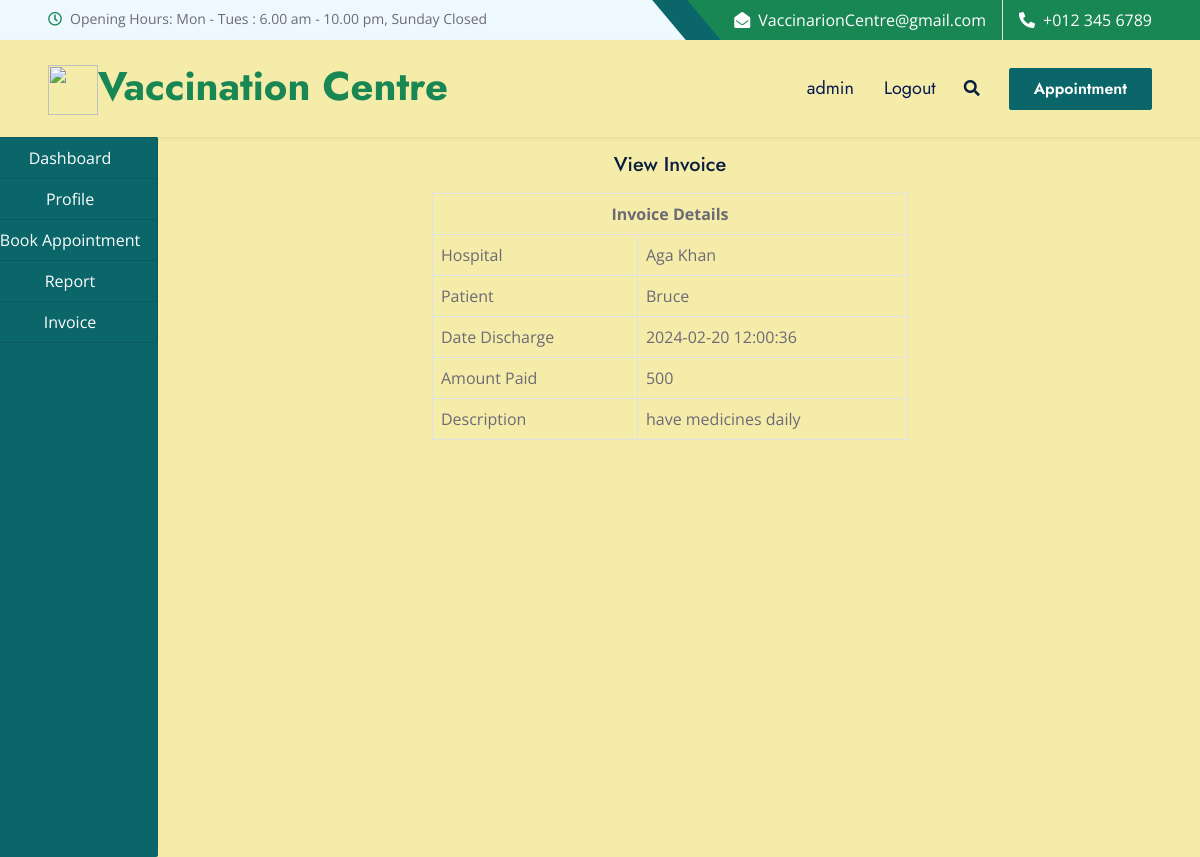
Screenshot of /patient/view.php?id=4 (signed in) with the database file from the repository.
### tables this page shows
CREATE TABLE `income` (
  `id` int(50) NOT NULL,
  `hospital` varchar(50) NOT NULL,
  `patient` varchar(50) NOT NULL,
  `date_vaccination` varchar(50) NOT NULL,
  `amount_paid` varchar(50) NOT NULL,
  `description` varchar(50) NOT NULL
);

### patient/view.php (the view, shortened to what this page needs)
<!DOCTYPE html>
<html lang="en">
<head>
    <link href="https://cdnjs.cloudflare.com/ajax/libs/font-awesome/5.10.0/css/all.min.css" rel="stylesheet">
    <link href="https://cdn.jsdelivr.net/npm/bootstrap-icons@1.4.1/font/bootstrap-icons.css" rel="stylesheet">
    <link href="../assets/lib/owlcarousel/assets/owl.carousel.min.css" rel="stylesheet">
    <link href="../assets/lib/animate/animate.min.css" rel="stylesheet">
    <link href="../assets/lib/tempusdominus/css/tempusdominus-bootstrap-4.min.css" rel="stylesheet" />
    <link href="../assets/lib/twentytwenty/twentytwenty.css" rel="stylesheet" />
    <link href="../assets/css/bootstrap.min.css" rel="stylesheet">
    <link href="../assets/css/style.css" rel="stylesheet">
</head>
<body>
    <?php
    include ("../include/header.php");
    include ("../include/connection.php");
?>
<div class="container-fluid">
    <div class="col-md-12">
        <div class="row">
            <div class="col-md-2" style="margin-left: -30px;">
                <?php
                    include("sidenav.php");
                ?>
            </div>
            <div class="col-md-10">
                <h5 class="text-center my-3">View Invoice</h5>
                <div class="col-md-12">
                    <div class="row">
                    <div class="col-md-3"></div>
                    <div class="col-md-6">
                    <?php
                        if (isset($_GET['id'])) {
                            $id = $_GET['id'];
                            $query = "SELECT * FROM income WHERE id='$id'";
                            $res = mysqli_query($connect, $query);
                            $row = mysqli_fetch_array($res);
                        }
                    ?>
                        <table class="table table-bordered">
    <tr>
        <th colspan="2" class="text-center">Invoice Details</th>
    </tr>
    <tr>
        <td>Hospital</td>
        <td><?php echo $row['hospital']; ?></td>
    </tr>
    <tr>
        <td>Patient</td>
        <td><?php echo $row['patient']; ?></td>
    </tr>
    <tr>
        <td>Date Discharge</td>
        <td><?php echo $row['date_vaccination']; ?></td>
    </tr>
    <tr>
        <td>Amount Paid</td>
        <td><?php echo $row['amount_paid']; ?></td>
    </tr>
    <tr>
        <td>Description</td>
        <td><?php echo $row['description']; ?></td>
    </tr>
</table>
                    </div>
                    </div>
                </div>
            </div>
        </div>
    </div>
</div>
</body>
</html>

### assets/css/style.css (style rules this page uses)
:root { --primary: #0B666A; --secondary: #F57E57; --light: #F6ECA9; --dark: #071952; }
h5, h6, .font-weight-medium { font-weight: 500 !important; }

### rows the page displays
income: hospital "Aga Khan", patient "Bruce", date_vaccination "2024-02-20 12:00:36", amount_paid "500", description "have medicines daily"

### other values shown
$user "admin"
